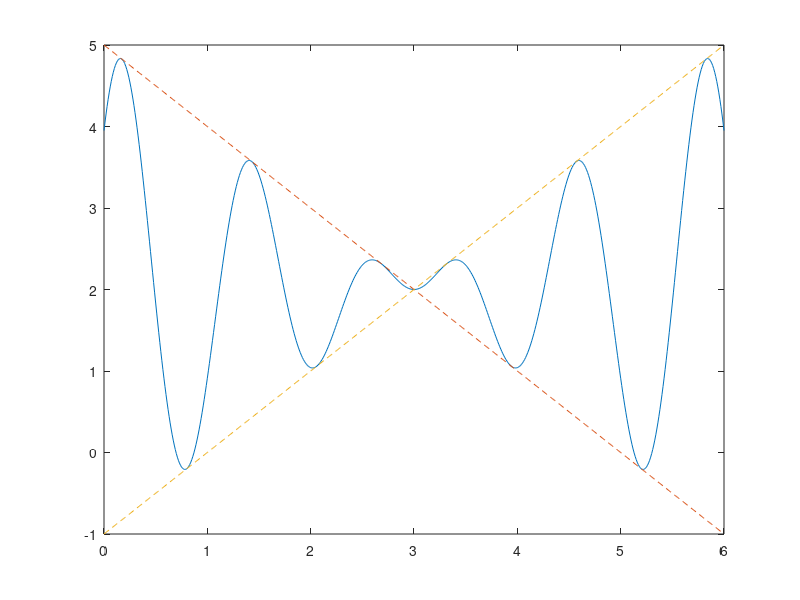

Here is the MATLAB script that generated this plot:
clear
clc
close all

% creo le funzioni con le function handle
f = @(x) 2 + (x - 3) .* sin(5 .* (x - 3));
r1 = @(x) -x + 5;
r2 = @(x) x - 1;

x = 0:.01:6;

% plotto, posso usare hold on o fare tutto in una riga
plot(x, f(x));
hold on
plot(x, r1(x), '--', x, r2(x), '--')